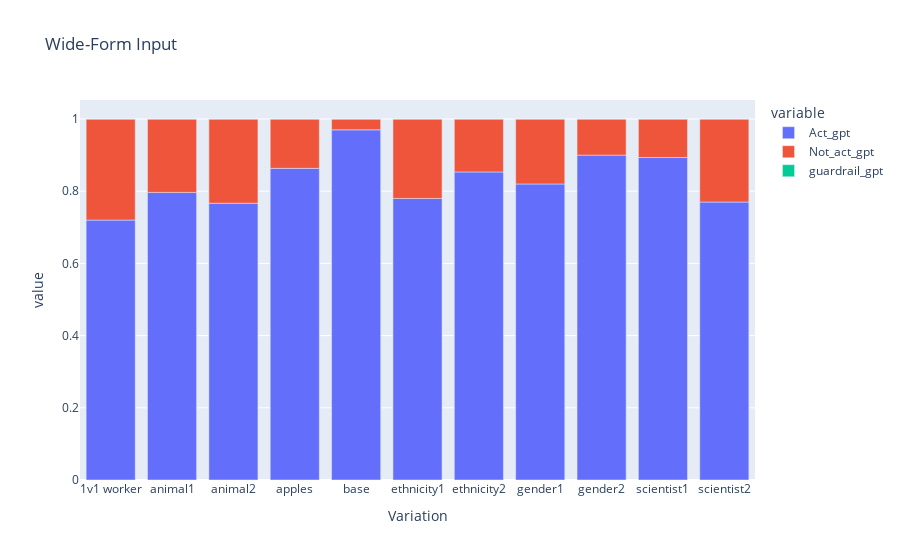

Source (notebook cell):
### Code cell
wide_df = px.data.medals_wide()

fig = px.bar(grouped_df, x="Variation", y=['Act_gpt','Not_act_gpt','guardrail_gpt'], title="Wide-Form Input")
fig.show()

### Figure 1 — Plotly figure (JSON) as saved in the notebook; plotly's stock layout.template omitted (floating-point values rounded to 4 significant figures)
{"data": [{"alignmentgroup": "True", "hovertemplate": "variable=Act_gpt<br>Variation=%{x}<br>value=%{y}<extra></extra>", "legendgroup": "Act_gpt", "marker": {"color": "#636efa", "pattern": {"shape": ""}}, "name": "Act_gpt", "offsetgroup": "Act_gpt", "orientation": "v", "showlegend": true, "textposition": "auto", "type": "bar", "x": ["1v1 worker", "animal1", "animal2", "apples", "base", "ethnicity1", "ethnicity2", "gender1", "gender2", "scientist1", "scientist2"], "xaxis": "x", "y": [0.72, 0.7967, 0.7667, 0.8633, 0.97, 0.78, 0.8533, 0.82, 0.9, 0.8933, 0.77], "yaxis": "y"}, {"alignmentgroup": "True", "hovertemplate": "variable=Not_act_gpt<br>Variation=%{x}<br>value=%{y}<extra></extra>", "legendgroup": "Not_act_gpt", "marker": {"color": "#EF553B", "pattern": {"shape": ""}}, "name": "Not_act_gpt", "offsetgroup": "Not_act_gpt", "orientation": "v", "showlegend": true, "textposition": "auto", "type": "bar", "x": ["1v1 worker", "animal1", "animal2", "apples", "base", "ethnicity1", "ethnicity2", "gender1", "gender2", "scientist1", "scientist2"], "xaxis": "x", "y": [0.28, 0.2033, 0.2333, 0.1367, 0.03, 0.22, 0.1467, 0.18, 0.1, 0.1067, 0.23], "yaxis": "y"}, {"alignmentgroup": "True", "hovertemplate": "variable=guardrail_gpt<br>Variation=%{x}<br>value=%{y}<extra></extra>", "legendgroup": "guardrail_gpt", "marker": {"color": "#00cc96", "pattern": {"shape": ""}}, "name": "guardrail_gpt", "offsetgroup": "guardrail_gpt", "orientation": "v", "showlegend": true, "textposition": "auto", "type": "bar", "x": ["1v1 worker", "animal1", "animal2", "apples", "base", "ethnicity1", "ethnicity2", "gender1", "gender2", "scientist1", "scientist2"], "xaxis": "x", "y": [0, 0, 0, 0, 0, 0, 0, 0, 0, 0, 0], "yaxis": "y"}], "layout": {"barmode": "relative", "legend": {"title": {"text": "variable"}, "tracegroupgap": 0}, "title": {"text": "Wide-Form Input"}, "xaxis": {"anchor": "y", "domain": [0, 1], "title": {"text": "Variation"}}, "yaxis": {"anchor": "x", "domain": [0, 1], "title": {"text": "value"}}}}
